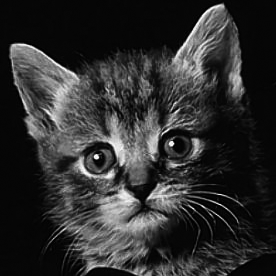
#> input picture input_image/cat.bmp, 276 x 276 px
$ python gif.py
#> lines starting #> are read from the running program, lines starting #| are printed output that depends on the picture
import numpy as np

def local_mean(arr,r):
    (rows,cols) = arr.shape[:2];
    out = np.zeros((rows,cols))

    # truyen cols vaf rows 0 vao
    zeros_1 = np.zeros((1,arr.shape[1]))
    for i in range(r):
        arr = np.insert(arr,arr.shape[0],zeros_1,axis=0)
        arr = np.insert(arr,0,zeros_1,axis=0)
    zeros_2 = np.zeros((1,arr.shape[0]))
    for i in range(r):
        arr = np.insert(arr,arr.shape[1],zeros_2,axis=1)
        arr = np.insert(arr,0,zeros_2,axis=1)
    for i in range(arr.shape[0]-(2*r)):
        for j in range(arr.shape[1]-(2*r)):
            # print(j)
            mask = arr[i:i+2*r+1,j:j+2*r+1]
            out[i,j] = np.mean(mask)
    # [7 lines of commented-out code are left out]
    return out
def window(img, r):
    (rows, cols) = img.shape[:2]
    imDst = np.zeros_like(img)

    tile = [1] * img.ndim   #[1,1,..,1] hai chieu thi img.ndim la 2 = [1,1]

    tile[0] = r
    # print("img",img)
    imCum = np.cumsum(img, 0)   #1200,800
    imDst[0:r+1, :] = imCum[r:2*r+1, :]
    imDst[r+1:rows-r, :, ...] = imCum[2*r+1:rows, :, ...] - imCum[0:rows-2*r-1, :, ...]
    imDst[rows-r:rows, :, ...] = np.tile(imCum[rows-1:rows, :, ...], tile) - imCum[rows-2*r-1:rows-r-1, :, ...]

    tile = [1] * img.ndim
    tile[1] = r
    imCum = np.cumsum(imDst, 1)
    imDst[:, 0:r+1, ...] = imCum[:, r:2*r+1, ...]
    imDst[:, r+1:cols-r, ...] = imCum[:, 2*r+1 : cols, ...] - imCum[:, 0 : cols-2*r-1, ...]
    imDst[:, cols-r: cols, ...] = np.tile(imCum[:, cols-1:cols, ...], tile) - imCum[:, cols-2*r-1 : cols-r-1, ...]

    return imDst
def mean(arr, r):
    (rows, cols) = arr.shape[:2];
    out = np.zeros((rows, cols))
    N = window(np.ones([rows, cols]), r)
    # mask = np.zeros((2*r+1,2*r+1))
    # truyen cols vaf rows 0 vao anh
    zeros_1 = np.zeros((1, arr.shape[1]))
    for i in range(r):
        arr = np.insert(arr, arr.shape[0], zeros_1, axis=0)
        arr = np.insert(arr, 0, zeros_1, axis=0)
    zeros_2 = np.zeros((1, arr.shape[0]))
    for i in range(r):
        arr = np.insert(arr, arr.shape[1], zeros_2, axis=1)
        arr = np.insert(arr, 0, zeros_2, axis=1)
    for i in range(arr.shape[0] - (2 * r)):
        for j in range(arr.shape[1] - (2 * r)):
            # print(j)
            mask = arr[i:i + 2 * r + 1, j:j + 2 * r + 1]
            out[i, j] = np.sum(mask) / N[i, j]
    return out
def _gf_gray(I, p, r, eps):

    meanI = local_mean(I,r)
    meanP = local_mean(p,r)
    corrI = local_mean(I*I,r)
    corrIp = local_mean(I*p,r)
    varI = corrI - meanI * meanI
    covIp = corrIp - meanI * meanP


    a = covIp / (varI + eps)
    b = meanP - a * meanI

    meanA = mean(a,r)
    meanB = mean(b,r)

    q = meanA * I + meanB
    return q

def test_gf():
    import cv2
    import imageio
    cat = imageio.imread('./input_image/cat.bmp').astype(np.float32) / 255
#> cat: shape (276, 276) float32; min 0, max 1, mean 0.184
    # [6 lines of commented-out code are left out]

    r = 8
    eps = 0.05
    result = _gf_gray(cat,cat,r,eps)
#> after the loop in local_mean, `for i in range(arr.shape[0]-(2*r)):`:
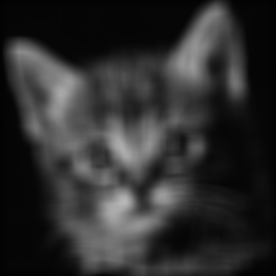
#> out: shape (276, 276) float64; min 0.00619, max 0.723, mean 0.182
#> call 3 of local_mean, with r = 8
#> after the loop in local_mean (call 3), `for i in range(r):`:
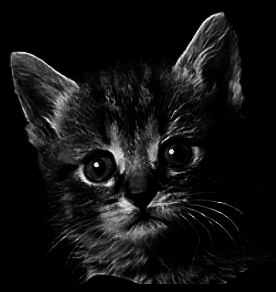
#> arr: shape (292, 276) float32; min 0, max 1, mean 0.0725
#> after the loop in local_mean (call 3), `for i in range(r):`:
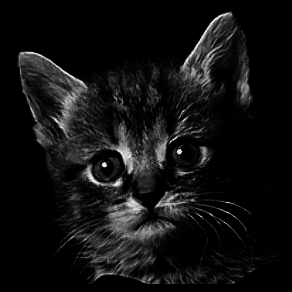
#> arr: shape (292, 292) float32; min 0, max 1, mean 0.0685
#> after the loop in local_mean (call 3), `for i in range(arr.shape[0]-(2*r)):`:
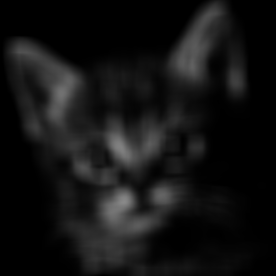
#> out: shape (276, 276) float64; min 0.000138, max 0.538, mean 0.0763
#> in _gf_gray, `a = covIp / (varI + eps)`:
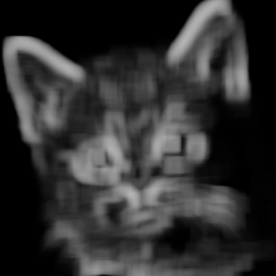
#> a: shape (276, 276) float64; min 3.71e-05, max 0.703, mean 0.189
#> in window, `imCum = np.cumsum(img, 0)`: img: shape (276, 276) float64; every value is 1
#> in window, `imDst[:, cols-r: cols, ...] = np.tile(imCum[:, cols-1:cols, ...], tile..`:
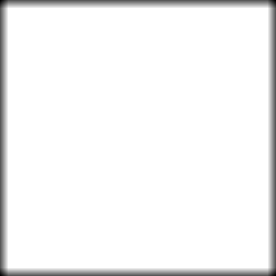
#> imDst: shape (276, 276) float64; min 81, max 289, mean 280.2; drawn with min black and max white
#> after the loop in mean, `for i in range(r):`:
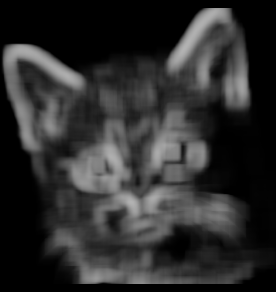
#> arr: shape (292, 276) float64; min 0, max 0.703, mean 0.178
    print('Result',result)
#> (printed output is left out)
    # print(np.max(result))
    # cv2.imwrite('AnhResultGIF_anhcuatoi.png', result)
    # imageio.imwrite('cat_showsmoothed1.png', result)
    cv2.imshow('cat_showsmoothed1.png',result)
    cv2.waitKey(0)
    cv2.destroyAllWindows()
test_gf();
